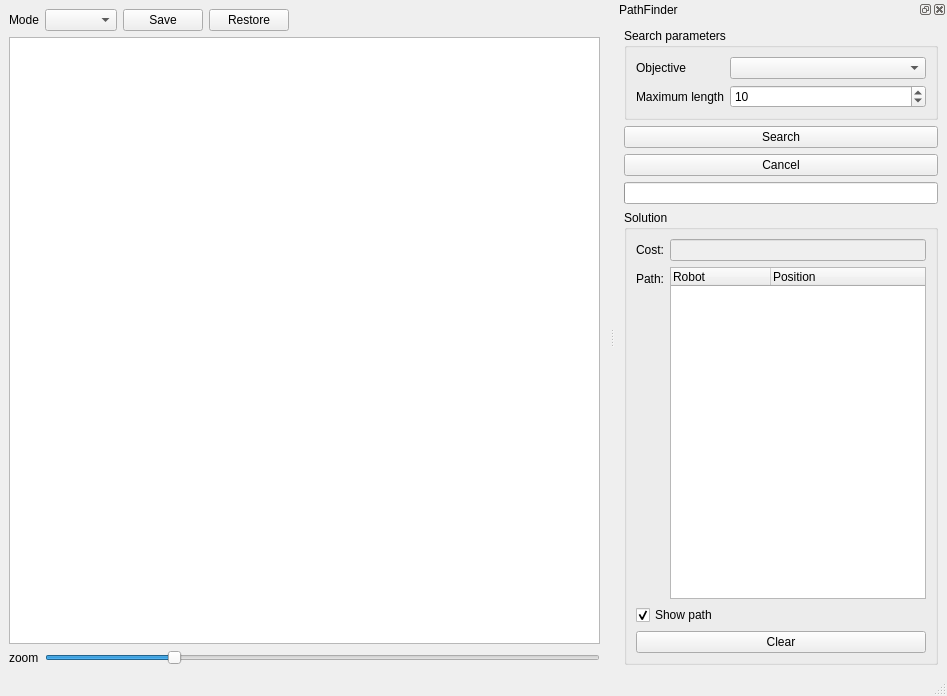
<?xml version="1.0" encoding="UTF-8"?>
<ui version="4.0">
 <class>MainWindow</class>
 <widget class="QMainWindow" name="MainWindow">
  <property name="geometry">
   <rect>
    <x>0</x>
    <y>0</y>
    <width>947</width>
    <height>696</height>
   </rect>
  </property>
  <property name="windowTitle">
   <string>MainWindow</string>
  </property>
  <widget class="QWidget" name="centralwidget">
   <layout class="QVBoxLayout" name="verticalLayout">
    <item>
     <layout class="QHBoxLayout" name="horizontalLayout_2">
      <item>
       <widget class="QLabel" name="_mode_label">
        <property name="text">
         <string>Mode</string>
        </property>
       </widget>
      </item>
      <item>
       <widget class="QComboBox" name="_mode_combobox"/>
      </item>
      <item>
       <widget class="QPushButton" name="_save_button">
        <property name="text">
         <string>Save</string>
        </property>
       </widget>
      </item>
      <item>
       <widget class="QPushButton" name="_restore_button">
        <property name="text">
         <string>Restore</string>
        </property>
       </widget>
      </item>
      <item>
       <spacer name="horizontalSpacer">
        <property name="orientation">
         <enum>Qt::Horizontal</enum>
        </property>
        <property name="sizeHint" stdset="0">
         <size>
          <width>40</width>
          <height>20</height>
         </size>
        </property>
       </spacer>
      </item>
     </layout>
    </item>
    <item>
     <widget class="QGraphicsView" name="_game_view">
      <property name="minimumSize">
       <size>
        <width>512</width>
        <height>512</height>
       </size>
      </property>
      <property name="renderHints">
       <set>QPainter::Antialiasing|QPainter::HighQualityAntialiasing|QPainter::TextAntialiasing</set>
      </property>
     </widget>
    </item>
    <item>
     <layout class="QHBoxLayout" name="horizontalLayout">
      <item>
       <widget class="QLabel" name="_zoom_label">
        <property name="text">
         <string>zoom</string>
        </property>
       </widget>
      </item>
      <item>
       <widget class="QSlider" name="_zoom_slider">
        <property name="minimum">
         <number>4</number>
        </property>
        <property name="maximum">
         <number>128</number>
        </property>
        <property name="value">
         <number>32</number>
        </property>
        <property name="orientation">
         <enum>Qt::Horizontal</enum>
        </property>
        <property name="tickPosition">
         <enum>QSlider::NoTicks</enum>
        </property>
       </widget>
      </item>
     </layout>
    </item>
   </layout>
  </widget>
  <widget class="QMenuBar" name="menubar">
   <property name="geometry">
    <rect>
     <x>0</x>
     <y>0</y>
     <width>947</width>
     <height>23</height>
    </rect>
   </property>
  </widget>
  <widget class="QStatusBar" name="statusbar"/>
  <widget class="QDockWidget" name="dockWidget">
   <property name="sizePolicy">
    <sizepolicy hsizetype="Preferred" vsizetype="MinimumExpanding">
     <horstretch>0</horstretch>
     <verstretch>0</verstretch>
    </sizepolicy>
   </property>
   <property name="windowTitle">
    <string>PathFinder</string>
   </property>
   <attribute name="dockWidgetArea">
    <number>2</number>
   </attribute>
   <widget class="QWidget" name="dockWidgetContents">
    <layout class="QVBoxLayout" name="verticalLayout_2">
     <item>
      <widget class="QGroupBox" name="_search_param_group">
       <property name="enabled">
        <bool>true</bool>
       </property>
       <property name="title">
        <string>Search parameters</string>
       </property>
       <layout class="QFormLayout" name="formLayout_2">
        <item row="0" column="0">
         <widget class="QLabel" name="_objective_label">
          <property name="text">
           <string>Objective</string>
          </property>
         </widget>
        </item>
        <item row="0" column="1">
         <widget class="QComboBox" name="_objective_combobox"/>
        </item>
        <item row="1" column="0">
         <widget class="QLabel" name="_max_length_label">
          <property name="text">
           <string>Maximum length</string>
          </property>
         </widget>
        </item>
        <item row="1" column="1">
         <widget class="QSpinBox" name="_maximum_path_length">
          <property name="value">
           <number>10</number>
          </property>
         </widget>
        </item>
       </layout>
      </widget>
     </item>
     <item>
      <widget class="QPushButton" name="_search_path_button">
       <property name="text">
        <string>Search</string>
       </property>
      </widget>
     </item>
     <item>
      <widget class="QPushButton" name="_cancel_search_button">
       <property name="text">
        <string>Cancel</string>
       </property>
      </widget>
     </item>
     <item>
      <widget class="QProgressBar" name="_search_progressbar">
       <property name="maximum">
        <number>1</number>
       </property>
       <property name="value">
        <number>0</number>
       </property>
       <property name="textVisible">
        <bool>false</bool>
       </property>
      </widget>
     </item>
     <item>
      <widget class="QGroupBox" name="groupBox">
       <property name="title">
        <string>Solution</string>
       </property>
       <layout class="QVBoxLayout" name="verticalLayout_3">
        <item>
         <layout class="QFormLayout" name="formLayout">
          <property name="fieldGrowthPolicy">
           <enum>QFormLayout::AllNonFixedFieldsGrow</enum>
          </property>
          <item row="1" column="0">
           <widget class="QLabel" name="_cost_label">
            <property name="text">
             <string>Cost:</string>
            </property>
           </widget>
          </item>
          <item row="1" column="1">
           <widget class="QLineEdit" name="_path_cost">
            <property name="enabled">
             <bool>false</bool>
            </property>
           </widget>
          </item>
          <item row="2" column="0">
           <widget class="QLabel" name="_path_label">
            <property name="text">
             <string>Path:</string>
            </property>
           </widget>
          </item>
          <item row="2" column="1">
           <widget class="QTreeWidget" name="_path_widget">
            <column>
             <property name="text">
              <string>Robot</string>
             </property>
            </column>
            <column>
             <property name="text">
              <string>Position</string>
             </property>
            </column>
           </widget>
          </item>
         </layout>
        </item>
        <item>
         <widget class="QCheckBox" name="_show_path_checkbox">
          <property name="text">
           <string>Show path</string>
          </property>
          <property name="checked">
           <bool>true</bool>
          </property>
         </widget>
        </item>
        <item>
         <widget class="QPushButton" name="_clear_path_button">
          <property name="text">
           <string>Clear</string>
          </property>
         </widget>
        </item>
       </layout>
      </widget>
     </item>
    </layout>
   </widget>
  </widget>
 </widget>
 <resources/>
 <connections>
  <connection>
   <sender>_show_path_checkbox</sender>
   <signal>toggled(bool)</signal>
   <receiver>_path_widget</receiver>
   <slot>setVisible(bool)</slot>
   <hints>
    <hint type="sourcelabel">
     <x>790</x>
     <y>609</y>
    </hint>
    <hint type="destinationlabel">
     <x>812</x>
     <y>418</y>
    </hint>
   </hints>
  </connection>
  <connection>
   <sender>_clear_path_button</sender>
   <signal>clicked()</signal>
   <receiver>_path_cost</receiver>
   <slot>clear()</slot>
   <hints>
    <hint type="sourcelabel">
     <x>777</x>
     <y>640</y>
    </hint>
    <hint type="destinationlabel">
     <x>799</x>
     <y>302</y>
    </hint>
   </hints>
  </connection>
  <connection>
   <sender>_clear_path_button</sender>
   <signal>clicked()</signal>
   <receiver>_path_widget</receiver>
   <slot>clear()</slot>
   <hints>
    <hint type="sourcelabel">
     <x>777</x>
     <y>640</y>
    </hint>
    <hint type="destinationlabel">
     <x>799</x>
     <y>418</y>
    </hint>
   </hints>
  </connection>
 </connections>
</ui>
